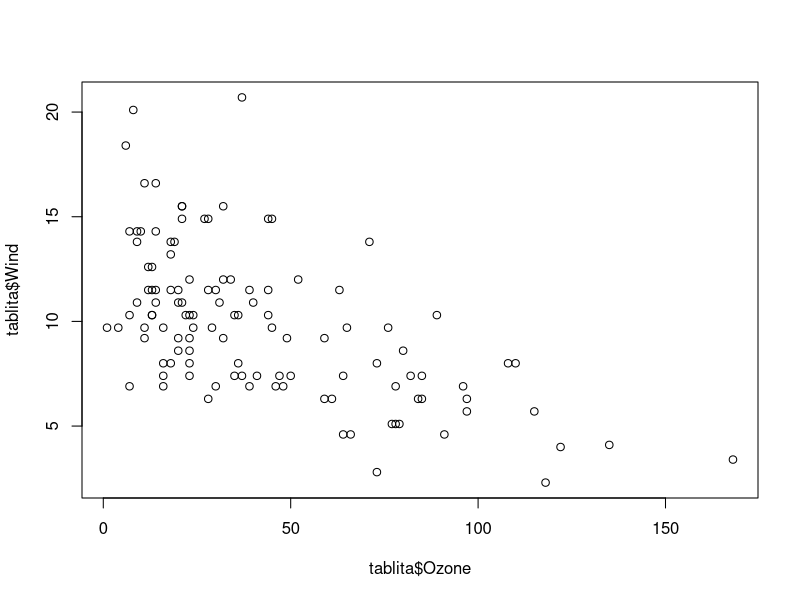
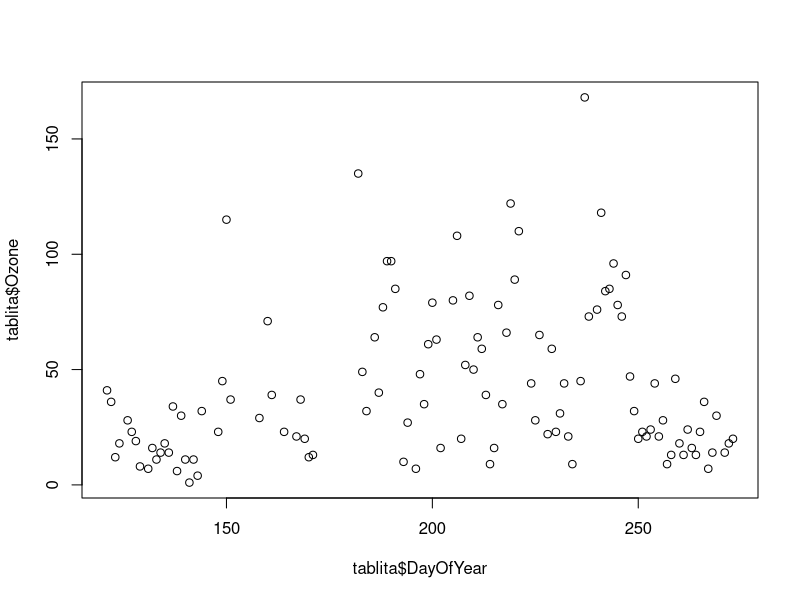
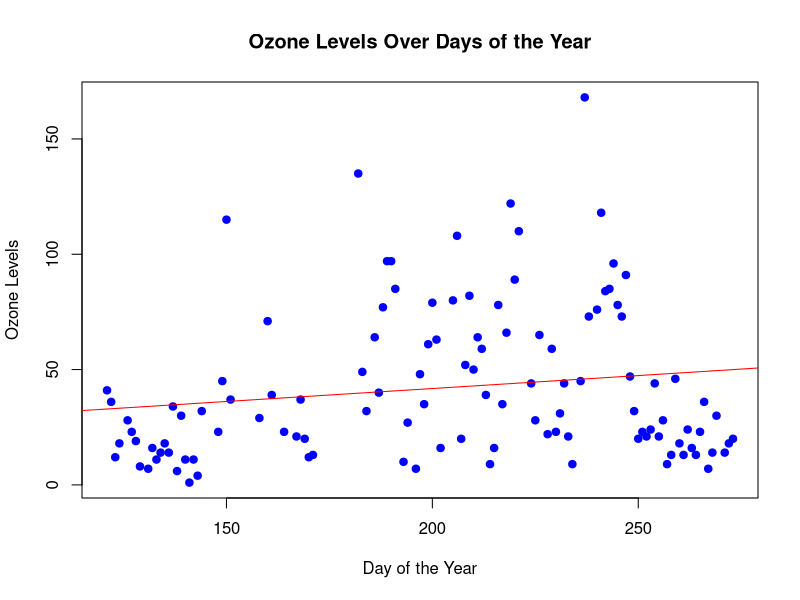
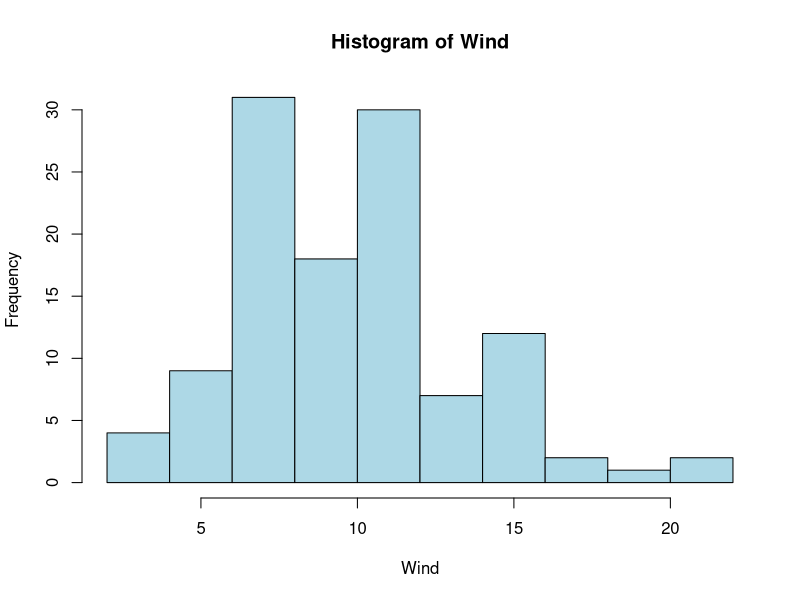
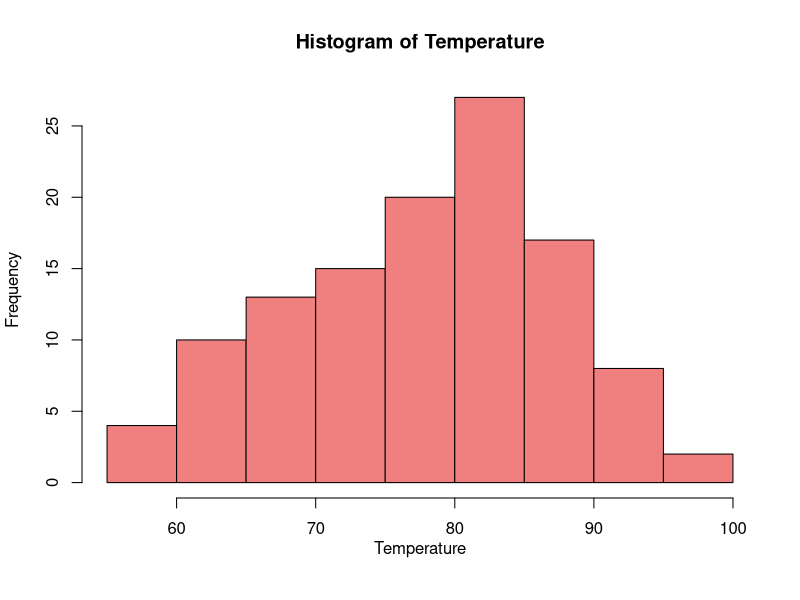
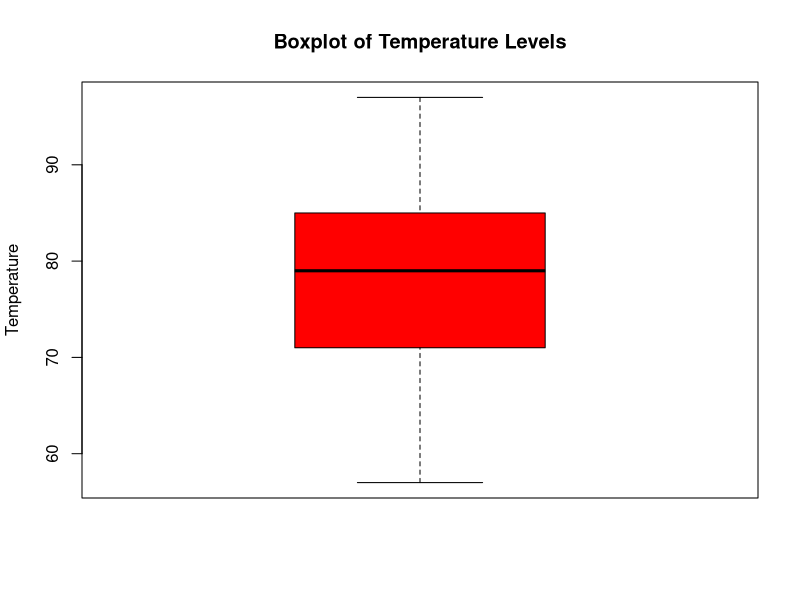
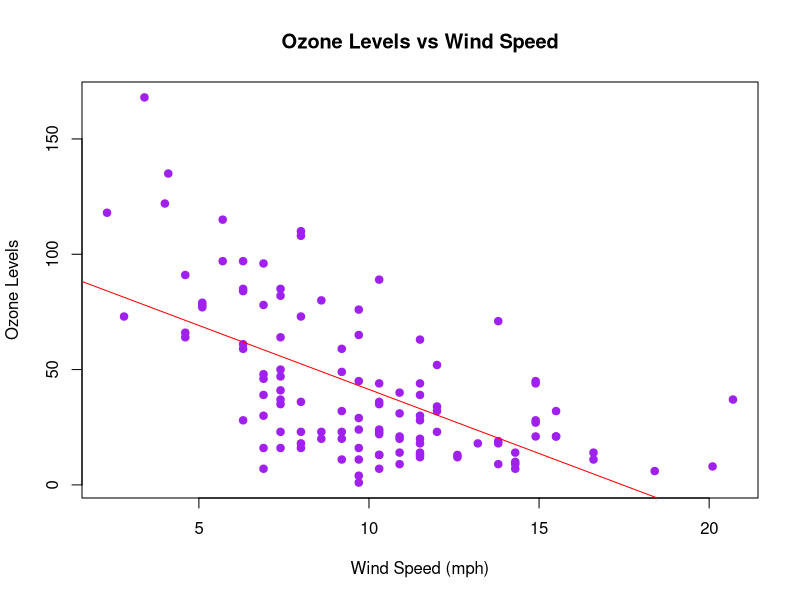
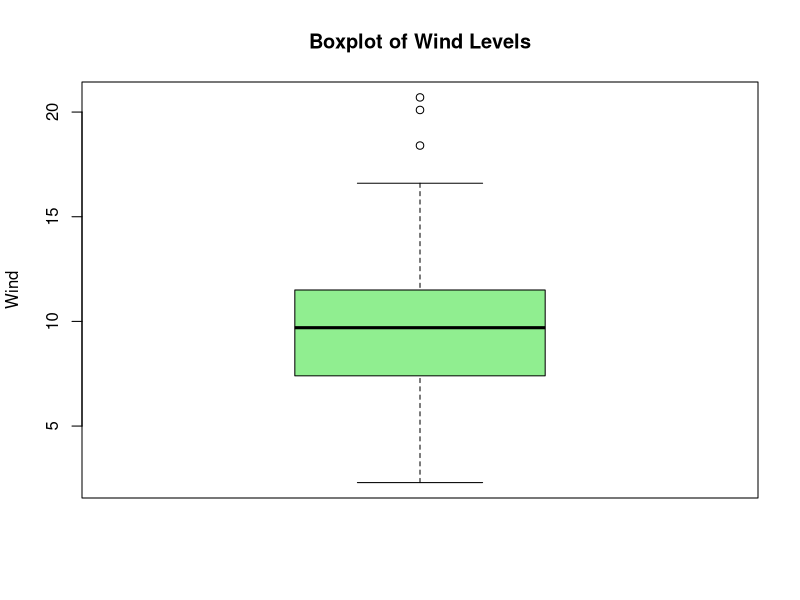

Here is the R script that generated these plots, in order:
## ---- chunk 1
knitr::opts_chunk$set(echo = TRUE)
## ---- chunk 2
#print datasets in R
#install.packages("datasets")
library(datasets)
data("airquality")


## ---- chunk 3
spearman <- cor.test(
  ~ airquality$Ozone + airquality$Wind,
  method = "spearman",
  exact = FALSE
)
spearman


## ---- chunk 4
tablita <- data.frame(
  Temperature = airquality$Temp,
  Wind = airquality$Wind,
  Ozone = airquality$Ozone,
  Month = airquality$Month,
  Day = airquality$Day
)
tablita <- na.omit(tablita)
head(tablita)
## ---- chunk 5
pointplot <- plot(tablita$Ozone, tablita$Wind)
pointplot
## ---- chunk 6
#convert the month and day data to days of the year
tablita$Date <- as.Date(paste(1973, tablita$Month, tablita$Day, sep = "-"))
tablita$DayOfYear <- as.numeric(format(tablita$Date, "%j"))
head(tablita)
## ---- chunk 7
#scatter plot of Ozone vs Day of Year add distribution line and r values
scatterplot <- plot(tablita$DayOfYear, tablita$Ozone)
scatterplot

## ---- chunk 8
plot(tablita$DayOfYear, tablita$Ozone, main = "Ozone Levels Over Days of the Year",
     xlab = "Day of the Year", ylab = "Ozone Levels", pch = 19, col = "blue")
abline(lm(tablita$Ozone ~ tablita$DayOfYear), col = "red")
cor(tablita$DayOfYear, tablita$Ozone, method = "pearson")
## ---- chunk 9
#histogram
hist(tablita$Wind, main = "Histogram of Wind", xlab = "Wind", col = "lightblue", border = "black")
## ---- chunk 10
#hist temperature
hist(tablita$Temp, main = "Histogram of Temperature", xlab = "Temperature
", col = "lightcoral", border = "black")
## ---- chunk 11
boxplot(tablita$Temperature, main = "Boxplot of Temperature Levels", ylab = "Temperature", col = "red")
## ---- chunk 12
#compare wind to ozonw to day
plot(tablita$Wind, tablita$Ozone, main = "Ozone Levels vs Wind Speed",
     xlab = "Wind Speed (mph)", ylab = "Ozone Levels", pch = 19, col = "purple")
abline(lm(tablita$Ozone ~ tablita$Wind), col = "red")
cor(tablita$Wind, tablita$Ozone, method = "pearson")
## ---- chunk 13
#boxplot wind
boxplot(tablita$Wind, main = "Boxplot of Wind Levels", ylab
 = "Wind", col = "lightgreen")
## ---- chunk 14
boxplot(tablita$Ozone, main = "Boxplot of Ozone Levels", ylab = "Ozone", col = "orange")
## ---- chunk 15
anova_model <- aov(Ozone ~ as.factor(Month), data = tablita)
summary(anova_model)
## ---- chunk 16
anova_model2 <- aov(tablita$Wind ~ as.factor(Month), data = tablita)
summary(anova_model2)
